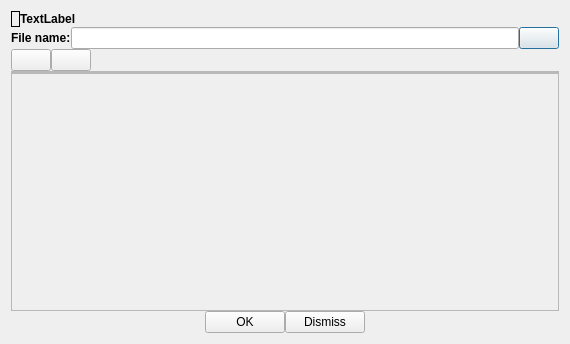
<?xml version="1.0" encoding="UTF-8"?>
<ui version="4.0">
 <class>TriadsEditorDialog</class>
 <widget class="QDialog" name="TriadsEditorDialog">
  <property name="geometry">
   <rect>
    <x>0</x>
    <y>0</y>
    <width>570</width>
    <height>344</height>
   </rect>
  </property>
  <property name="windowTitle">
   <string>Dialog</string>
  </property>
  <layout class="QVBoxLayout" name="verticalLayout">
   <property name="spacing">
    <number>0</number>
   </property>
   <item>
    <layout class="QHBoxLayout" name="horizontalLayout_3">
     <item>
      <widget class="QLabel" name="lblIcon">
       <property name="frameShape">
        <enum>QFrame::Box</enum>
       </property>
       <property name="text">
        <string/>
       </property>
      </widget>
     </item>
     <item>
      <widget class="QLabel" name="lblCaption">
       <property name="sizePolicy">
        <sizepolicy hsizetype="MinimumExpanding" vsizetype="Preferred">
         <horstretch>0</horstretch>
         <verstretch>0</verstretch>
        </sizepolicy>
       </property>
       <property name="text">
        <string>&lt;html&gt;&lt;head/&gt;&lt;body&gt;&lt;p&gt;&lt;span style=&quot; font-weight:600;&quot;&gt;TextLabel&lt;/span&gt;&lt;/p&gt;&lt;/body&gt;&lt;/html&gt;</string>
       </property>
      </widget>
     </item>
    </layout>
   </item>
   <item>
    <layout class="QHBoxLayout" name="horizontalLayout_2">
     <item>
      <widget class="QLabel" name="lblFileName">
       <property name="text">
        <string>&lt;html&gt;&lt;head/&gt;&lt;body&gt;&lt;p&gt;&lt;span style=&quot; font-weight:600;&quot;&gt;File name:&lt;/span&gt;&lt;/p&gt;&lt;/body&gt;&lt;/html&gt;</string>
       </property>
      </widget>
     </item>
     <item>
      <widget class="QLineEdit" name="txtFileName"/>
     </item>
     <item>
      <widget class="QPushButton" name="btnSave">
       <property name="toolTip">
        <string>Save file</string>
       </property>
       <property name="text">
        <string/>
       </property>
       <property name="icon">
        <iconset resource="../resources.qrc">
         <normaloff>:/icons32/save32</normaloff>:/icons32/save32</iconset>
       </property>
      </widget>
     </item>
    </layout>
   </item>
   <item>
    <layout class="QHBoxLayout" name="horizontalLayout">
     <item>
      <widget class="QPushButton" name="btnAdd">
       <property name="toolTip">
        <string>Add triplet</string>
       </property>
       <property name="text">
        <string/>
       </property>
       <property name="icon">
        <iconset resource="../resources.qrc">
         <normaloff>:/icons/zoomin</normaloff>:/icons/zoomin</iconset>
       </property>
      </widget>
     </item>
     <item>
      <widget class="QPushButton" name="btnRemove">
       <property name="toolTip">
        <string>Remove triplet</string>
       </property>
       <property name="text">
        <string/>
       </property>
       <property name="icon">
        <iconset resource="../resources.qrc">
         <normaloff>:/icons/zoomout</normaloff>:/icons/zoomout</iconset>
       </property>
      </widget>
     </item>
     <item>
      <spacer name="horizontalSpacer_3">
       <property name="orientation">
        <enum>Qt::Horizontal</enum>
       </property>
       <property name="sizeHint" stdset="0">
        <size>
         <width>40</width>
         <height>20</height>
        </size>
       </property>
      </spacer>
     </item>
    </layout>
   </item>
   <item>
    <widget class="QScrollArea" name="scrollArea">
     <property name="widgetResizable">
      <bool>true</bool>
     </property>
     <widget class="QWidget" name="scrollAreaWidgetContents">
      <property name="geometry">
       <rect>
        <x>0</x>
        <y>0</y>
        <width>550</width>
        <height>230</height>
       </rect>
      </property>
      <layout class="QVBoxLayout" name="verticalLayout_2">
       <property name="spacing">
        <number>0</number>
       </property>
       <property name="leftMargin">
        <number>0</number>
       </property>
       <property name="topMargin">
        <number>0</number>
       </property>
       <property name="rightMargin">
        <number>0</number>
       </property>
       <property name="bottomMargin">
        <number>0</number>
       </property>
       <item>
        <widget class="QFrame" name="frmTriplets">
         <property name="sizePolicy">
          <sizepolicy hsizetype="Preferred" vsizetype="Preferred">
           <horstretch>0</horstretch>
           <verstretch>0</verstretch>
          </sizepolicy>
         </property>
         <property name="frameShape">
          <enum>QFrame::StyledPanel</enum>
         </property>
         <property name="frameShadow">
          <enum>QFrame::Raised</enum>
         </property>
         <layout class="QGridLayout" name="gridLayout">
          <property name="leftMargin">
           <number>0</number>
          </property>
          <property name="topMargin">
           <number>0</number>
          </property>
          <property name="rightMargin">
           <number>0</number>
          </property>
          <property name="bottomMargin">
           <number>0</number>
          </property>
          <property name="spacing">
           <number>0</number>
          </property>
         </layout>
        </widget>
       </item>
       <item>
        <spacer name="verticalSpacer">
         <property name="orientation">
          <enum>Qt::Vertical</enum>
         </property>
         <property name="sizeHint" stdset="0">
          <size>
           <width>20</width>
           <height>40</height>
          </size>
         </property>
        </spacer>
       </item>
      </layout>
     </widget>
    </widget>
   </item>
   <item>
    <layout class="QHBoxLayout" name="horizontalLayout_4">
     <item>
      <spacer name="horizontalSpacer">
       <property name="orientation">
        <enum>Qt::Horizontal</enum>
       </property>
       <property name="sizeHint" stdset="0">
        <size>
         <width>40</width>
         <height>20</height>
        </size>
       </property>
      </spacer>
     </item>
     <item>
      <widget class="QPushButton" name="btnOK">
       <property name="text">
        <string>OK</string>
       </property>
      </widget>
     </item>
     <item>
      <widget class="QPushButton" name="btnDismiss">
       <property name="text">
        <string>Dismiss</string>
       </property>
      </widget>
     </item>
     <item>
      <spacer name="horizontalSpacer_2">
       <property name="orientation">
        <enum>Qt::Horizontal</enum>
       </property>
       <property name="sizeHint" stdset="0">
        <size>
         <width>40</width>
         <height>20</height>
        </size>
       </property>
      </spacer>
     </item>
    </layout>
   </item>
  </layout>
 </widget>
 <resources>
  <include location="../resources.qrc"/>
 </resources>
 <connections>
  <connection>
   <sender>btnDismiss</sender>
   <signal>clicked()</signal>
   <receiver>TriadsEditorDialog</receiver>
   <slot>reject()</slot>
   <hints>
    <hint type="sourcelabel">
     <x>329</x>
     <y>293</y>
    </hint>
    <hint type="destinationlabel">
     <x>342</x>
     <y>353</y>
    </hint>
   </hints>
  </connection>
  <connection>
   <sender>btnSave</sender>
   <signal>clicked()</signal>
   <receiver>TriadsEditorDialog</receiver>
   <slot>onSave()</slot>
   <hints>
    <hint type="sourcelabel">
     <x>483</x>
     <y>46</y>
    </hint>
    <hint type="destinationlabel">
     <x>432</x>
     <y>67</y>
    </hint>
   </hints>
  </connection>
  <connection>
   <sender>btnRemove</sender>
   <signal>clicked()</signal>
   <receiver>TriadsEditorDialog</receiver>
   <slot>onRemoveTriplet()</slot>
   <hints>
    <hint type="sourcelabel">
     <x>59</x>
     <y>79</y>
    </hint>
    <hint type="destinationlabel">
     <x>124</x>
     <y>76</y>
    </hint>
   </hints>
  </connection>
  <connection>
   <sender>btnAdd</sender>
   <signal>clicked()</signal>
   <receiver>TriadsEditorDialog</receiver>
   <slot>onAddTriplet()</slot>
   <hints>
    <hint type="sourcelabel">
     <x>17</x>
     <y>79</y>
    </hint>
    <hint type="destinationlabel">
     <x>5</x>
     <y>117</y>
    </hint>
   </hints>
  </connection>
  <connection>
   <sender>btnOK</sender>
   <signal>clicked()</signal>
   <receiver>TriadsEditorDialog</receiver>
   <slot>onOK()</slot>
   <hints>
    <hint type="sourcelabel">
     <x>203</x>
     <y>285</y>
    </hint>
    <hint type="destinationlabel">
     <x>105</x>
     <y>280</y>
    </hint>
   </hints>
  </connection>
 </connections>
 <slots>
  <slot>onAddTriplet()</slot>
  <slot>onRemoveTriplet()</slot>
  <slot>onSave()</slot>
  <slot>onOK()</slot>
 </slots>
</ui>
